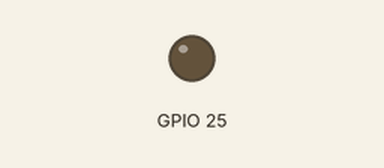
Simulated run of this sketch. Board: ESP32. Shown: output pins drawn as LEDs (lit = HIGH).

Above: at 0.0 s.
Timing chart, 0 to 0.1 s (numbered marks = the images above):
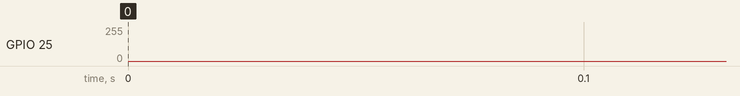

The sketch:

SineWithFixedTable.ino
```cpp
const uint16_t SAMPLES = 256;
uint8_t WaveForm[SAMPLES] = { 0 };
uint16_t position = 0;

void setup() {
  for (uint16_t i = 0; i < SAMPLES; i++) {
    uint16_t degree = map(i, 0, 255, 0, 359);
    WaveForm[i] = int(128 + 127 * sin(degree * PI / 180));
  }
}

void loop() {
  dacWrite(DAC1, WaveForm[position++]);
  position %= SAMPLES;
}
```
